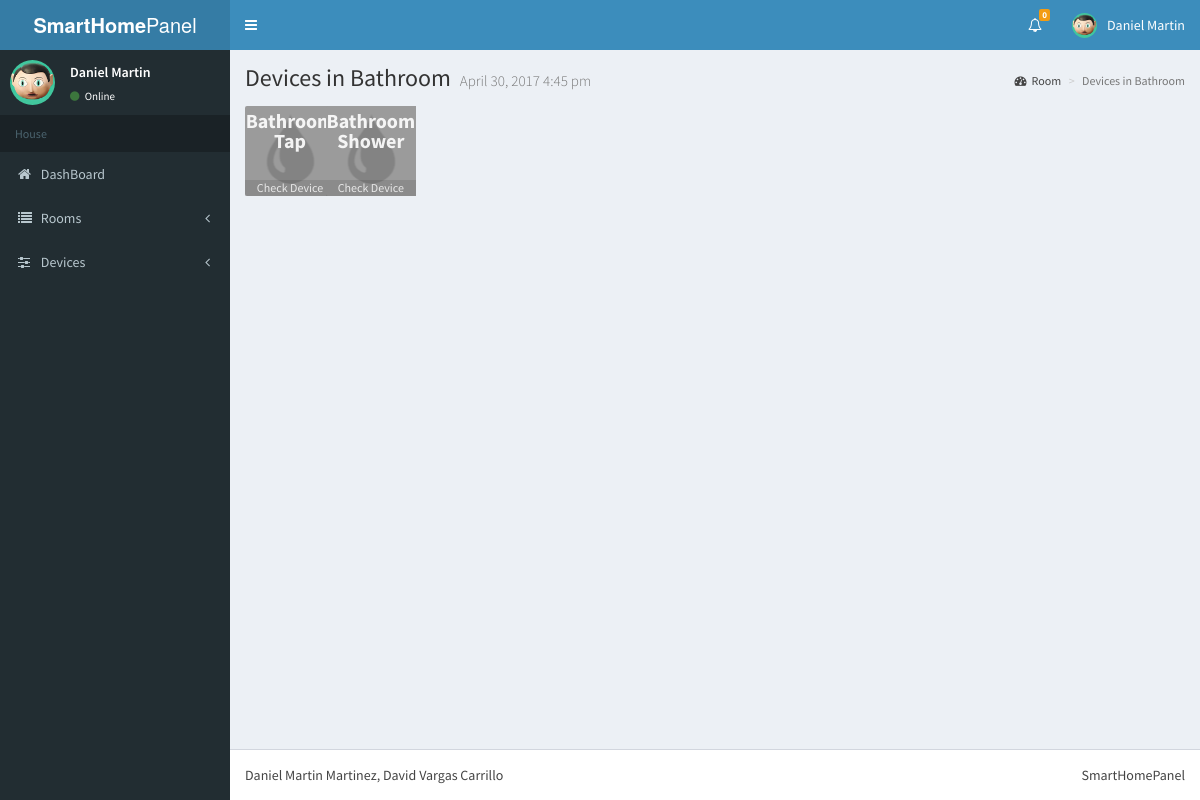
The page /content/room/room_controller.php?id=3 on the database its author committed.
### tables this page shows
CREATE TABLE `room` (
  `id` int(11) NOT NULL,
  `name` varchar(50) NOT NULL
);

CREATE TABLE `device` (
  `id` int(11) NOT NULL,
  `type` int(11) NOT NULL,
  `name` varchar(50) NOT NULL,
  `consumption` double NOT NULL,
  `RoomID` int(11) NOT NULL,
  `state` tinyint(1) DEFAULT NULL,
  `temperature` int(11) NOT NULL
);

### content/room/room_controller.php (called while the page is built, shortened)
<?php
		require_once("../menus/header.php");
		require_once("../connector/connection.php");
		require_once("room_model.php");
		$roomController = new Room();
		require_once("room_view.php");
		require_once("../menus/footer.php");
?>

### content/connector/connection.php (called while the page is built)
<?php
	class Connector{
		public static function DBConnection(){
			$usuario = "root";
			$pass = "";
			$host = "localhost";
			$dbname = "smarthousepanel";
			$mdb = new PDO("mysql:host=" . $host . ";dbname=" . $dbname, $usuario, $pass,array(PDO::MYSQL_ATTR_INIT_COMMAND => "SET NAMES utf8"));
			return $mdb;
		}
	}
?>

### content/room/room_model.php (the view, shortened to what this page needs)
<?php
	class Room {
		function Room() {
			$this->mbd=Connector::DBConnection();
		}
		public function getName($id) {
			$sentence = $this->mbd->prepare("SELECT name FROM room WHERE id=".$id);
			$sentence->execute();
			$row = $sentence->fetch();
			return $row[0];
		}
		public function getRoomDevices() {
			$sentence = "SELECT * FROM device where RoomID=" . $_GET['id'];
			foreach ($this->mbd->query($sentence) as $row) {
					echo
				"<div class='col-md-1 col-sm-6 col-xs-4'>
				<div class='bg-aqua'>
				<span class='info-box-icon back" . $row['type']; if(!$row['state']){echo " device-off";}; echo "'><p class='device-name'><a href=room_controller.php?id=". $_GET['id'] ."&seton=" . $row['id'] .  ">" .  $row['name'] . "</a></p>
						<button type='button' class='small-box-footer-own' data-toggle='modal' data-target='#DevicePModal'
					data-ip='" . $row['id']  ."'
					data-Comp='". $row['consumption'] ."'
					data-State='"; if($row['state'] == 1){echo "Device is ON";}else{echo "Device is OFF";} echo "'
					Data-room='"; if($row['RoomID'] == 2){ echo "Kitchen"; }else if($row['RoomID'] == 1){echo "Living Room";} echo "'
					 data-whatever='".$row['name'] . "'>Check Device</button></span>
				</div>
				</div>";
				}
		}
	}
?>

### content/room/room_view.php
<div class="content-wrapper">
  <section class="content-header">
    <h1>
      Devices in <?php echo $roomController->getName($_GET['id']); ?>
      <small><?php $hoy = date("F j, Y  g:i a"); echo $hoy; ?></small>
    </h1>
    <ol class="breadcrumb">
      <li><a href="#"><i class="fa fa-dashboard"></i>Room</a></li>
      <li class="active">Devices in <?php echo $roomController->getName($_GET['id']); ?></li>
    </ol>
  </section>
  <section class="content">
  <div class="row">
   <?php $roomController->getRoomDevices(); ?>
  </div>
  </section>
</div>

### css/style.css (style rules this page uses)
.back1 { background-color: #00c0ef !important; background-image: url("../images/drop.png"); background-position:center; }
.device-off { -webkit-filter: grayscale(100%); filter: grayscale(100%); }
.device-name { font-size: 20px; font-weight: bold; line-height: 20px; padding-top: 5px; opacity: 0.9; }
.device-name>a { color: white; }
.small-box-footer-own { text-align: center; padding: 3px 0; color: #fff; color: rgba(255,255,255,0.8); display: block; z-index: 10; background: rgba(0,0,0,0.1); text-decoration: none; font-size: 12px; line-height: 10px; bottom: 0; width: 100%; margin-top: 29px; border: 0; box-shadow:none; border-radius: 0px; }

### rows shown on the page
room: name "Bathroom"
device: name "Bathroom Tap"
device: name "Bathroom Shower"

### other values the page prints
$cuenta "0"
